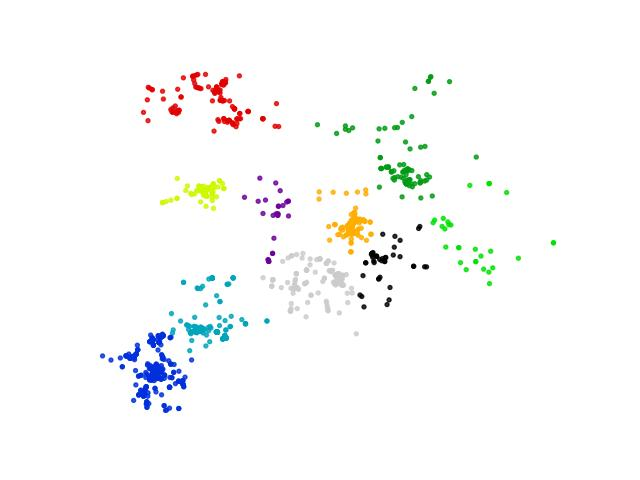

Source code (Python):
import matplotlib.pyplot as plt
import sys

def parseClusterData(fh):
    line = fh.readline()
    xs, ys, cs = [], [], []
    while line:
        (clus, x, y) = line.strip().split('\t')
        xs.append(int(x))
        ys.append(int(y))
        cs.append(int(clus))
        line = fh.readline()
    return xs, ys, cs



xs, ys, cs = parseClusterData(sys.stdin)

plt.scatter(xs, ys, c=cs, s=8.0, alpha=0.8, cmap='nipy_spectral')
plt.axis('off')
plt.savefig('clus_vis.jpg')